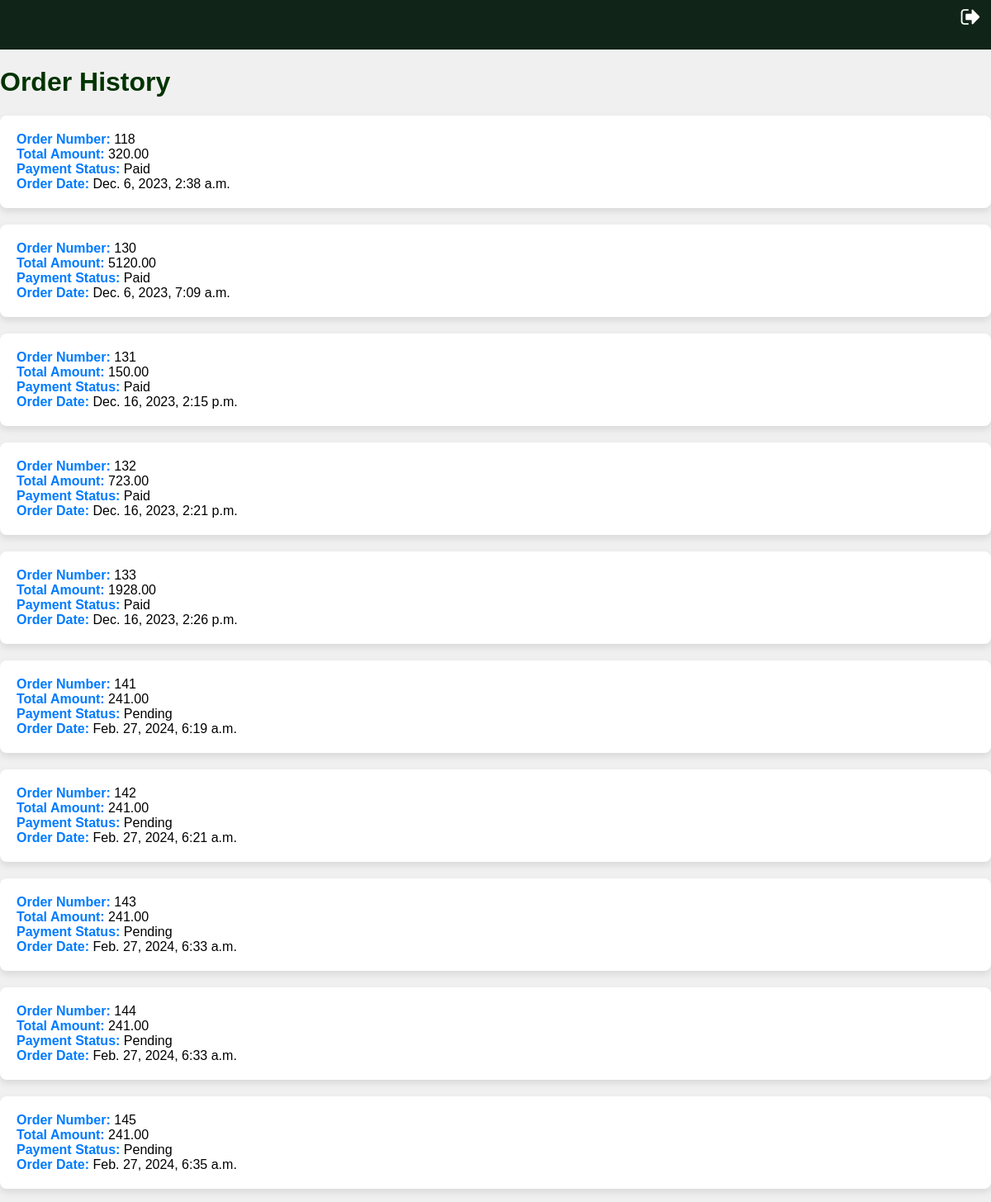
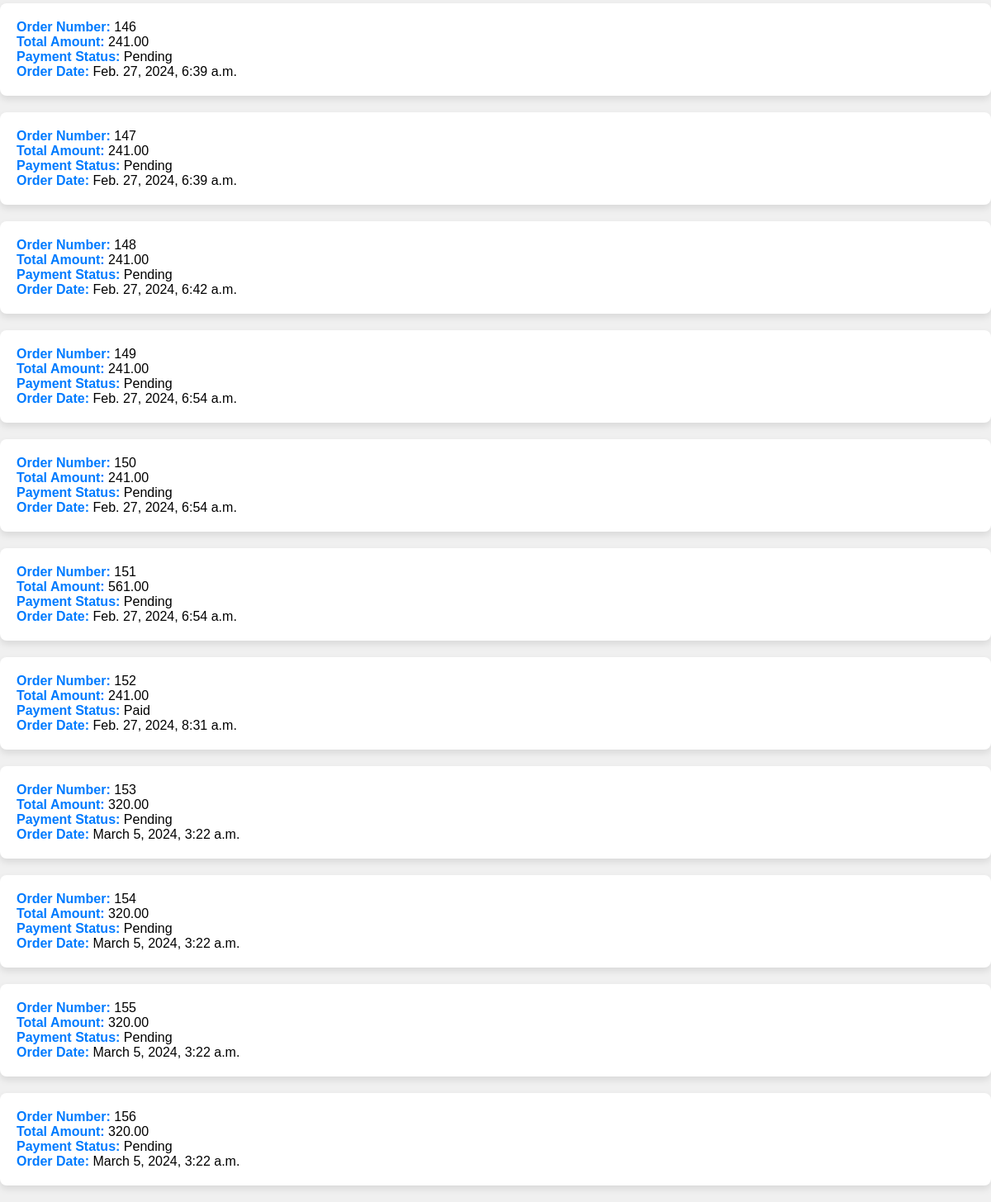
Page /order_history/ (signed in) on the committed database (2 pictures, top to bottom).
### appplant/models.py (models this page shows, shortened)
class Order(models.Model):
    user = models.ForeignKey(User, on_delete=models.CASCADE)
    products = models.ManyToManyField(Product2, through='OrderItem')
    total_amount = models.DecimalField(max_digits=10, decimal_places=2)
    payment_id = models.CharField(max_length=100, null=True, blank=True)
    payment_status = models.BooleanField(default=False)
    created_at = models.DateTimeField(auto_now_add=True)

### appplant/views.py (the view)
# urls.py: path('order_history/', views.order_history, name='order_history'),
@never_cache
@login_required(login_url='login')
def order_history(request):
    user = request.user
    orders = Order.objects.filter(user=user)
    return render(request, 'order_history.html', {'orders': orders})

### templates/order_history.html (shortened to what this page needs)
<!DOCTYPE html>
<html lang="en">
<head>
</head>
<body>
    <header>
        <a href="/profile" class="logout-icon">
            <img src="/static/images/log4.png" alt="Logout">
        </a>
    </header>
    <h1>Order History</h1>
    {% if orders %}
        <ul>
            {% for order in orders %}
                <li>
                    <p><strong>Order Number:</strong> {{ order.id }}</p>
                    <p><strong>Total Amount:</strong> {{ order.total_amount }}</p>
                    <p><strong>Payment Status:</strong> {% if order.payment_status %}Paid{% else %}Pending{% endif %}</p>
                    <p><strong>Order Date:</strong> {{ order.created_at }}</p>
                </li>
            {% endfor %}
        </ul>
    {% else %}
        <p>No orders found.</p>
    {% endif %}
</body>
</html>

### templates/order_history.html (style rules this page uses)
body { font-family: Arial, sans-serif; background-color: #f0f0f0; margin: 0; padding: 0; }
header { background-color: #112418; color: white; text-align: center; padding: 30px ; }
h1 { color: #003300; }
ul { list-style: none; padding: 0; }
li { background-color: #ffffff; margin-bottom: 20px; padding: 20px; border-radius: 8px; box-shadow: 0 4px 8px rgba(0, 0, 0, 0.1); transition: transform 0.3s ease-in-out; }
p { margin: 0; }
strong { font-weight: bold; color: #007bff; }
a { color: #007bff; text-decoration: none; }
.logout-icon { position: absolute; right: 10px; top: 5px; text-decoration: none; color: #fff; }

### rows in the picture
Order: id "118", total_amount "320.00", payment_status "Paid", created_at "Dec. 6, 2023, 2:38 a.m."
Order: id "130", total_amount "5120.00", payment_status "Paid", created_at "Dec. 6, 2023, 7:09 a.m."
Order: id "131", total_amount "150.00", payment_status "Paid", created_at "Dec. 16, 2023, 2:15 p.m."
Order: id "132", total_amount "723.00", payment_status "Paid", created_at "Dec. 16, 2023, 2:21 p.m."
Order: id "133", total_amount "1928.00", payment_status "Paid", created_at "Dec. 16, 2023, 2:26 p.m."
Order: id "141", total_amount "241.00", payment_status "Pending", created_at "Feb. 27, 2024, 6:19 a.m."
Order: id "142", total_amount "241.00", payment_status "Pending", created_at "Feb. 27, 2024, 6:21 a.m."
Order: id "143", total_amount "241.00", payment_status "Pending", created_at "Feb. 27, 2024, 6:33 a.m."
Order: id "144", total_amount "241.00", payment_status "Pending", created_at "Feb. 27, 2024, 6:33 a.m."
Order: id "145", total_amount "241.00", payment_status "Pending", created_at "Feb. 27, 2024, 6:35 a.m."
Order: id "146", total_amount "241.00", payment_status "Pending", created_at "Feb. 27, 2024, 6:39 a.m."
Order: id "147", total_amount "241.00", payment_status "Pending", created_at "Feb. 27, 2024, 6:39 a.m."
Order: id "148", total_amount "241.00", payment_status "Pending", created_at "Feb. 27, 2024, 6:42 a.m."
Order: id "149", total_amount "241.00", payment_status "Pending", created_at "Feb. 27, 2024, 6:54 a.m."
Order: id "150", total_amount "241.00", payment_status "Pending", created_at "Feb. 27, 2024, 6:54 a.m."
Order: id "151", total_amount "561.00", payment_status "Pending", created_at "Feb. 27, 2024, 6:54 a.m."
Order: id "152", total_amount "241.00", payment_status "Paid", created_at "Feb. 27, 2024, 8:31 a.m."
Order: id "153", total_amount "320.00", payment_status "Pending", created_at "March 5, 2024, 3:22 a.m."
Order: id "154", total_amount "320.00", payment_status "Pending", created_at "March 5, 2024, 3:22 a.m."
Order: id "155", total_amount "320.00", payment_status "Pending", created_at "March 5, 2024, 3:22 a.m."
Order: id "156", total_amount "320.00", payment_status "Pending", created_at "March 5, 2024, 3:22 a.m."
